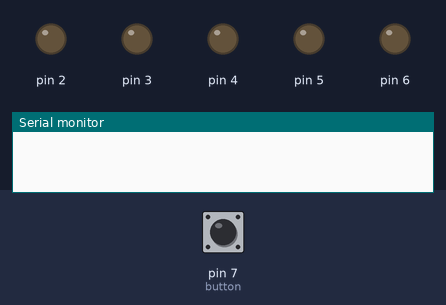
Recording of a sketch running on a simulated Arduino Uno, built with avr-gcc and run on an emulated ATmega328P. On the bench: output pins drawn as LEDs (lit = HIGH), the last lines printed to the serial monitor. The inputs (shaded band) are chosen by the test bench; at power-on: pin 7 (button) HIGH.

Above: at 1.2 s.
1.3 s: pin 7 (button) pulled LOW for 0.15 s
At 2.1 s:
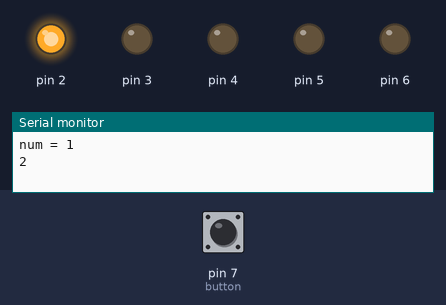
2.9 s: pin 7 (button) pulled LOW for 1 s
At 4.6 s:
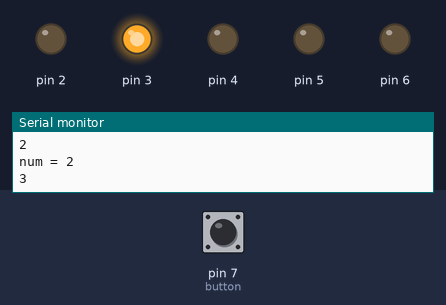
5.4 s: pin 7 (button) pulled LOW for 0.15 s
At 6.4 s:
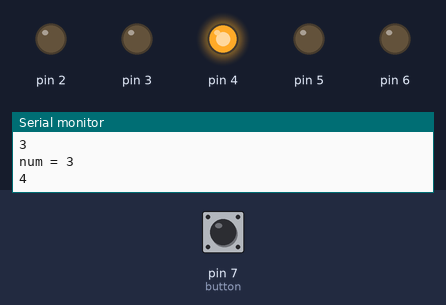
7.0 s: pin 7 (button) pulled LOW for 3.2 s
At 10.5 s:
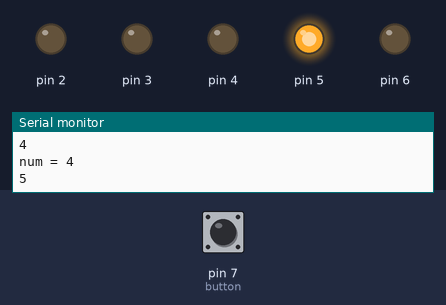
11.7 s: pin 7 (button) pulled LOW for 0.15 s
At 12.4 s:
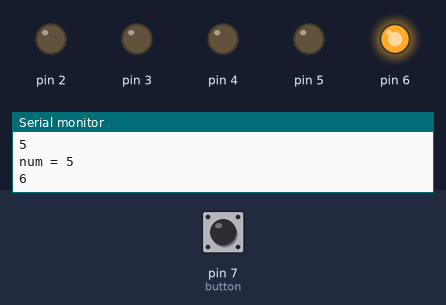
Timing chart, 0 to 14.3 s (numbered marks = the images above; inputs shaded):
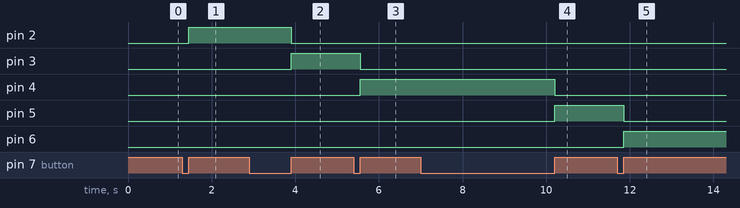

The sketch:

challeng1_3.ino
```cpp
#define button 7

int num = 0;
int pin = 0;
int countLED = 5;
bool btnState = LOW;
bool State = 0;

void setup() {
  // put your setup code here, to run once:
  for(int i = 2; i <= countLED+1; i++){
    pinMode(i, OUTPUT);
  }
  pinMode(button, INPUT);
  Serial.begin(9600);
}

void loop() {
  // put your main code here, to run repeatedly:
  btnState = digitalRead(button);

  while(btnState == LOW){
    while(btnState == LOW){
       btnState = digitalRead(button);
    }

    num++;
    Serial.print("num = ");
    Serial.println(num);

    pin = (num % (countLED + 1)) + 1; // pin = [2,3,4,5,6,1]
    Serial.println(pin);

    if(pin == 2){
      digitalWrite(pin, HIGH);
    }else if(pin != 1){
      digitalWrite(pin, HIGH);
      digitalWrite(pin-1, LOW);
    }else{
      digitalWrite(pin+countLED, LOW);
    }
 }
}
```

Measured:
- after the input at 1.3 s, pin 2: LOW → HIGH after 0.15 s
- after the input at 2.9 s, pin 2: HIGH → LOW after 1.0 s; pin 3: LOW → HIGH after 1.0 s
- after the input at 5.4 s, pin 3: HIGH → LOW after 0.15 s; pin 4: LOW → HIGH after 0.15 s
- after the input at 7.0 s, pin 4: HIGH → LOW after 3.2 s; pin 5: LOW → HIGH after 3.2 s
- after the input at 11.7 s, pin 5: HIGH → LOW after 0.15 s; pin 6: LOW → HIGH after 0.15 s
